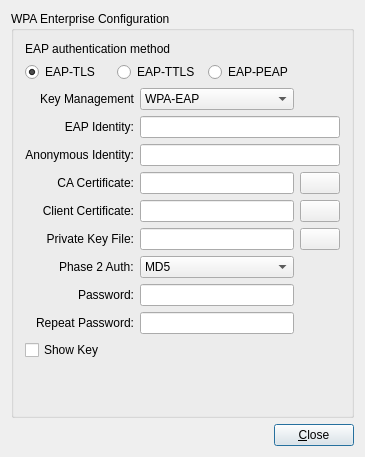
<?xml version="1.0" encoding="UTF-8"?>
<ui version="4.0">
 <class>dialogWPAEnterprise</class>
 <widget class="QDialog" name="dialogWPAEnterprise">
  <property name="geometry">
   <rect>
    <x>0</x>
    <y>0</y>
    <width>365</width>
    <height>457</height>
   </rect>
  </property>
  <property name="windowTitle">
   <string>WPA-Enterprise Configuration</string>
  </property>
  <property name="windowIcon">
   <iconset>
    <normaloff>:/tray_wifi85.png</normaloff>:/tray_wifi85.png</iconset>
  </property>
  <layout class="QGridLayout" name="gridLayout_2">
   <item row="1" column="0">
    <layout class="QHBoxLayout" name="horizontalLayout">
     <item>
      <spacer name="spacer8">
       <property name="orientation">
        <enum>Qt::Horizontal</enum>
       </property>
       <property name="sizeType">
        <enum>QSizePolicy::Expanding</enum>
       </property>
       <property name="sizeHint" stdset="0">
        <size>
         <width>261</width>
         <height>21</height>
        </size>
       </property>
      </spacer>
     </item>
     <item>
      <widget class="QPushButton" name="pushClose">
       <property name="text">
        <string>&amp;Close</string>
       </property>
       <property name="shortcut">
        <string>Alt+C</string>
       </property>
      </widget>
     </item>
    </layout>
   </item>
   <item row="0" column="0">
    <widget class="QGroupBox" name="groupBox">
     <property name="title">
      <string>WPA Enterprise Configuration</string>
     </property>
     <layout class="QGridLayout" name="gridLayout">
      <item row="10" column="1">
       <widget class="QComboBox" name="comboPhase2">
        <property name="inputMethodHints">
         <set>Qt::ImhNone</set>
        </property>
        <item>
         <property name="text">
          <string>MD5</string>
         </property>
        </item>
        <item>
         <property name="text">
          <string>MSCHAPV2</string>
         </property>
        </item>
        <item>
         <property name="text">
          <string>GTC</string>
         </property>
        </item>
        <item>
         <property name="text">
          <string>OTP</string>
         </property>
        </item>
        <item>
         <property name="text">
          <string>PAP</string>
         </property>
        </item>
        <item>
         <property name="text">
          <string>CHAP</string>
         </property>
        </item>
        <item>
         <property name="text">
          <string>MSCHAP</string>
         </property>
        </item>
       </widget>
      </item>
      <item row="6" column="2">
       <widget class="QPushButton" name="pushSelectCACert">
        <property name="text">
         <string/>
        </property>
        <property name="icon">
         <iconset resource="libpcbsd-ui.qrc">
          <normaloff>:/folder_open.png</normaloff>:/folder_open.png</iconset>
        </property>
       </widget>
      </item>
      <item row="11" column="0">
       <widget class="QLabel" name="textPrivateKey">
        <property name="text">
         <string>Password:</string>
        </property>
        <property name="alignment">
         <set>Qt::AlignRight|Qt::AlignTrailing|Qt::AlignVCenter</set>
        </property>
        <property name="wordWrap">
         <bool>false</bool>
        </property>
       </widget>
      </item>
      <item row="14" column="0" colspan="2">
       <spacer name="verticalSpacer">
        <property name="orientation">
         <enum>Qt::Vertical</enum>
        </property>
        <property name="sizeHint" stdset="0">
         <size>
          <width>20</width>
          <height>40</height>
         </size>
        </property>
       </spacer>
      </item>
      <item row="3" column="1">
       <widget class="QComboBox" name="comboKeyMgmt">
        <item>
         <property name="text">
          <string notr="true">WPA-EAP</string>
         </property>
        </item>
        <item>
         <property name="text">
          <string notr="true">IEE8021X</string>
         </property>
        </item>
       </widget>
      </item>
      <item row="3" column="0" alignment="Qt::AlignRight">
       <widget class="QLabel" name="labelKeyMgmt">
        <property name="text">
         <string>Key Management</string>
        </property>
        <property name="alignment">
         <set>Qt::AlignRight|Qt::AlignTrailing|Qt::AlignVCenter</set>
        </property>
       </widget>
      </item>
      <item row="8" column="2">
       <widget class="QPushButton" name="pushSelectPrivateKeyFile">
        <property name="text">
         <string/>
        </property>
        <property name="icon">
         <iconset resource="libpcbsd-ui.qrc">
          <normaloff>:/folder_open.png</normaloff>:/folder_open.png</iconset>
        </property>
       </widget>
      </item>
      <item row="4" column="1" colspan="2">
       <widget class="QLineEdit" name="lineEAPIdentity"/>
      </item>
      <item row="4" column="0">
       <widget class="QLabel" name="textLabel2">
        <property name="text">
         <string>EAP Identity:</string>
        </property>
        <property name="alignment">
         <set>Qt::AlignRight|Qt::AlignTrailing|Qt::AlignVCenter</set>
        </property>
        <property name="wordWrap">
         <bool>false</bool>
        </property>
       </widget>
      </item>
      <item row="1" column="0" colspan="2">
       <layout class="QHBoxLayout">
        <item>
         <widget class="QRadioButton" name="radioEAPTLS">
          <property name="text">
           <string>EAP-TLS</string>
          </property>
          <property name="checked">
           <bool>true</bool>
          </property>
         </widget>
        </item>
        <item>
         <widget class="QRadioButton" name="radioEAPTTLS">
          <property name="text">
           <string>EAP-TTLS</string>
          </property>
         </widget>
        </item>
        <item>
         <widget class="QRadioButton" name="radioEAPPEAP">
          <property name="text">
           <string>EAP-PEAP</string>
          </property>
         </widget>
        </item>
       </layout>
      </item>
      <item row="0" column="0" colspan="2">
       <widget class="QLabel" name="textLabel1">
        <property name="text">
         <string>EAP authentication method</string>
        </property>
        <property name="wordWrap">
         <bool>false</bool>
        </property>
       </widget>
      </item>
      <item row="7" column="1">
       <widget class="QLineEdit" name="lineClientCert">
        <property name="readOnly">
         <bool>true</bool>
        </property>
       </widget>
      </item>
      <item row="6" column="0">
       <widget class="QLabel" name="textCACert">
        <property name="text">
         <string>CA Certificate:</string>
        </property>
        <property name="alignment">
         <set>Qt::AlignRight|Qt::AlignTrailing|Qt::AlignVCenter</set>
        </property>
        <property name="wordWrap">
         <bool>false</bool>
        </property>
       </widget>
      </item>
      <item row="8" column="0">
       <widget class="QLabel" name="textPrivateKeyFile">
        <property name="text">
         <string>Private Key File:</string>
        </property>
        <property name="alignment">
         <set>Qt::AlignRight|Qt::AlignTrailing|Qt::AlignVCenter</set>
        </property>
        <property name="wordWrap">
         <bool>false</bool>
        </property>
       </widget>
      </item>
      <item row="6" column="1">
       <widget class="QLineEdit" name="lineCACert">
        <property name="readOnly">
         <bool>true</bool>
        </property>
       </widget>
      </item>
      <item row="11" column="1">
       <widget class="QLineEdit" name="linePrivateKeyPassword">
        <property name="echoMode">
         <enum>QLineEdit::Password</enum>
        </property>
       </widget>
      </item>
      <item row="7" column="0">
       <widget class="QLabel" name="textClientCert">
        <property name="text">
         <string>Client Certificate:</string>
        </property>
        <property name="alignment">
         <set>Qt::AlignRight|Qt::AlignTrailing|Qt::AlignVCenter</set>
        </property>
        <property name="wordWrap">
         <bool>false</bool>
        </property>
       </widget>
      </item>
      <item row="7" column="2">
       <widget class="QPushButton" name="pushSelectClientCert">
        <property name="text">
         <string/>
        </property>
        <property name="icon">
         <iconset resource="libpcbsd-ui.qrc">
          <normaloff>:/folder_open.png</normaloff>:/folder_open.png</iconset>
        </property>
       </widget>
      </item>
      <item row="8" column="1">
       <widget class="QLineEdit" name="linePrivateKeyFile">
        <property name="readOnly">
         <bool>true</bool>
        </property>
       </widget>
      </item>
      <item row="12" column="0">
       <widget class="QLabel" name="textPrivateKey2">
        <property name="text">
         <string>Repeat Password:</string>
        </property>
        <property name="alignment">
         <set>Qt::AlignRight|Qt::AlignTrailing|Qt::AlignVCenter</set>
        </property>
        <property name="wordWrap">
         <bool>false</bool>
        </property>
       </widget>
      </item>
      <item row="10" column="0" alignment="Qt::AlignRight">
       <widget class="QLabel" name="textPhase2">
        <property name="inputMethodHints">
         <set>Qt::ImhNone</set>
        </property>
        <property name="text">
         <string>Phase 2 Auth:</string>
        </property>
       </widget>
      </item>
      <item row="12" column="1">
       <widget class="QLineEdit" name="linePrivateKeyPassword2">
        <property name="echoMode">
         <enum>QLineEdit::Password</enum>
        </property>
       </widget>
      </item>
      <item row="13" column="0">
       <widget class="QCheckBox" name="checkShowKey">
        <property name="text">
         <string>Show Key</string>
        </property>
       </widget>
      </item>
      <item row="5" column="1" colspan="2">
       <widget class="QLineEdit" name="lineAnonIdentity"/>
      </item>
      <item row="5" column="0">
       <widget class="QLabel" name="textAnonIdentity">
        <property name="text">
         <string>Anonymous Identity:</string>
        </property>
        <property name="alignment">
         <set>Qt::AlignRight|Qt::AlignTrailing|Qt::AlignVCenter</set>
        </property>
       </widget>
      </item>
     </layout>
    </widget>
   </item>
  </layout>
 </widget>
 <layoutdefault spacing="6" margin="11"/>
 <tabstops>
  <tabstop>radioEAPTLS</tabstop>
  <tabstop>radioEAPTTLS</tabstop>
  <tabstop>radioEAPPEAP</tabstop>
  <tabstop>comboKeyMgmt</tabstop>
  <tabstop>lineEAPIdentity</tabstop>
  <tabstop>lineAnonIdentity</tabstop>
  <tabstop>lineCACert</tabstop>
  <tabstop>pushSelectCACert</tabstop>
  <tabstop>lineClientCert</tabstop>
  <tabstop>pushSelectClientCert</tabstop>
  <tabstop>linePrivateKeyFile</tabstop>
  <tabstop>pushSelectPrivateKeyFile</tabstop>
  <tabstop>comboPhase2</tabstop>
  <tabstop>linePrivateKeyPassword</tabstop>
  <tabstop>linePrivateKeyPassword2</tabstop>
  <tabstop>checkShowKey</tabstop>
  <tabstop>pushClose</tabstop>
 </tabstops>
 <includes>
  <include location="local">qmessagebox.h</include>
 </includes>
 <resources>
  <include location="libpcbsd-ui.qrc"/>
 </resources>
 <connections>
  <connection>
   <sender>radioEAPTLS</sender>
   <signal>clicked()</signal>
   <receiver>dialogWPAEnterprise</receiver>
   <slot>slotTypeChanged()</slot>
   <hints>
    <hint type="sourcelabel">
     <x>20</x>
     <y>20</y>
    </hint>
    <hint type="destinationlabel">
     <x>20</x>
     <y>20</y>
    </hint>
   </hints>
  </connection>
  <connection>
   <sender>radioEAPTTLS</sender>
   <signal>clicked()</signal>
   <receiver>dialogWPAEnterprise</receiver>
   <slot>slotTypeChanged()</slot>
   <hints>
    <hint type="sourcelabel">
     <x>20</x>
     <y>20</y>
    </hint>
    <hint type="destinationlabel">
     <x>20</x>
     <y>20</y>
    </hint>
   </hints>
  </connection>
  <connection>
   <sender>radioEAPPEAP</sender>
   <signal>clicked()</signal>
   <receiver>dialogWPAEnterprise</receiver>
   <slot>slotTypeChanged()</slot>
   <hints>
    <hint type="sourcelabel">
     <x>20</x>
     <y>20</y>
    </hint>
    <hint type="destinationlabel">
     <x>20</x>
     <y>20</y>
    </hint>
   </hints>
  </connection>
  <connection>
   <sender>pushClose</sender>
   <signal>clicked()</signal>
   <receiver>dialogWPAEnterprise</receiver>
   <slot>slotClose()</slot>
   <hints>
    <hint type="sourcelabel">
     <x>20</x>
     <y>20</y>
    </hint>
    <hint type="destinationlabel">
     <x>20</x>
     <y>20</y>
    </hint>
   </hints>
  </connection>
  <connection>
   <sender>pushSelectCACert</sender>
   <signal>clicked()</signal>
   <receiver>dialogWPAEnterprise</receiver>
   <slot>slotSelectCACert()</slot>
   <hints>
    <hint type="sourcelabel">
     <x>20</x>
     <y>20</y>
    </hint>
    <hint type="destinationlabel">
     <x>20</x>
     <y>20</y>
    </hint>
   </hints>
  </connection>
  <connection>
   <sender>pushSelectClientCert</sender>
   <signal>clicked()</signal>
   <receiver>dialogWPAEnterprise</receiver>
   <slot>slotSelectClientCert()</slot>
   <hints>
    <hint type="sourcelabel">
     <x>20</x>
     <y>20</y>
    </hint>
    <hint type="destinationlabel">
     <x>20</x>
     <y>20</y>
    </hint>
   </hints>
  </connection>
  <connection>
   <sender>pushSelectPrivateKeyFile</sender>
   <signal>clicked()</signal>
   <receiver>dialogWPAEnterprise</receiver>
   <slot>slotSelectPrivateKeyFile()</slot>
   <hints>
    <hint type="sourcelabel">
     <x>20</x>
     <y>20</y>
    </hint>
    <hint type="destinationlabel">
     <x>20</x>
     <y>20</y>
    </hint>
   </hints>
  </connection>
  <connection>
   <sender>checkShowKey</sender>
   <signal>clicked()</signal>
   <receiver>dialogWPAEnterprise</receiver>
   <slot>slotShowKey()</slot>
   <hints>
    <hint type="sourcelabel">
     <x>211</x>
     <y>299</y>
    </hint>
    <hint type="destinationlabel">
     <x>211</x>
     <y>188</y>
    </hint>
   </hints>
  </connection>
 </connections>
</ui>
